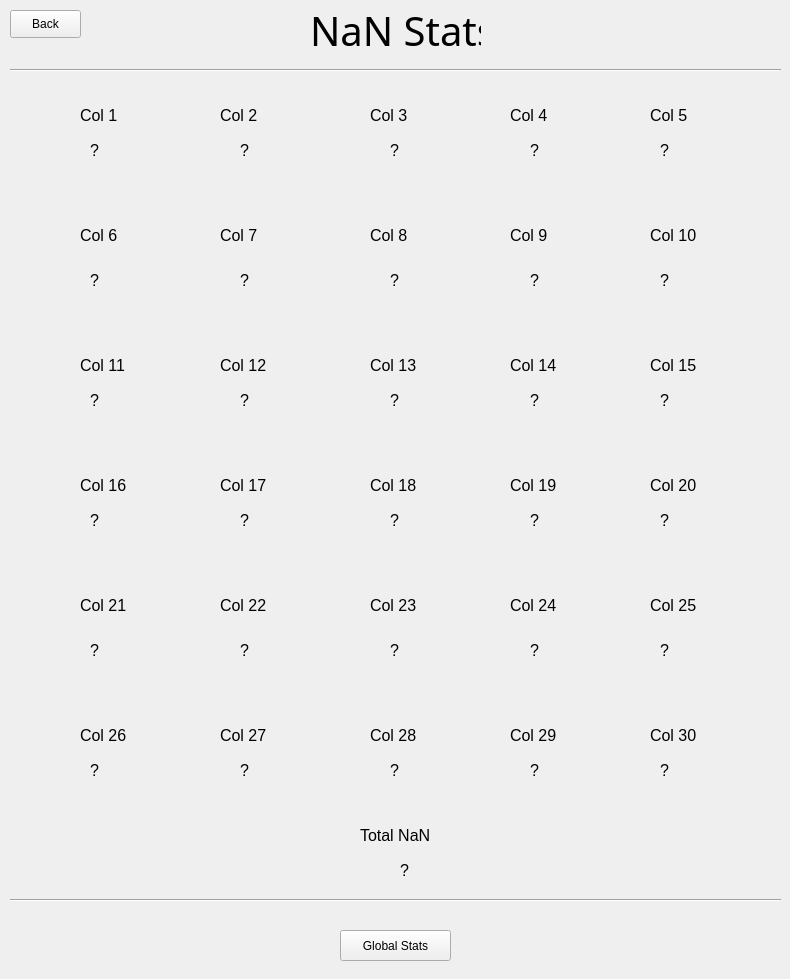
<?xml version="1.0" encoding="UTF-8"?>
<ui version="4.0">
 <class>MainWindow</class>
 <widget class="QMainWindow" name="MainWindow">
  <property name="geometry">
   <rect>
    <x>0</x>
    <y>0</y>
    <width>790</width>
    <height>979</height>
   </rect>
  </property>
  <property name="minimumSize">
   <size>
    <width>790</width>
    <height>677</height>
   </size>
  </property>
  <property name="maximumSize">
   <size>
    <width>10000</width>
    <height>10000</height>
   </size>
  </property>
  <property name="windowTitle">
   <string>MainWindow</string>
  </property>
  <widget class="QWidget" name="centralwidget">
   <widget class="QLabel" name="col_0">
    <property name="geometry">
     <rect>
      <x>80</x>
      <y>100</y>
      <width>101</width>
      <height>31</height>
     </rect>
    </property>
    <property name="font">
     <font>
      <pointsize>12</pointsize>
     </font>
    </property>
    <property name="text">
     <string>Col 1</string>
    </property>
   </widget>
   <widget class="QLabel" name="col_1">
    <property name="geometry">
     <rect>
      <x>220</x>
      <y>100</y>
      <width>101</width>
      <height>31</height>
     </rect>
    </property>
    <property name="font">
     <font>
      <pointsize>12</pointsize>
     </font>
    </property>
    <property name="text">
     <string>Col 2</string>
    </property>
   </widget>
   <widget class="QLabel" name="col_2">
    <property name="geometry">
     <rect>
      <x>370</x>
      <y>100</y>
      <width>101</width>
      <height>31</height>
     </rect>
    </property>
    <property name="font">
     <font>
      <pointsize>12</pointsize>
     </font>
    </property>
    <property name="text">
     <string>Col 3</string>
    </property>
   </widget>
   <widget class="QLabel" name="label_7">
    <property name="geometry">
     <rect>
      <x>310</x>
      <y>-10</y>
      <width>171</width>
      <height>81</height>
     </rect>
    </property>
    <property name="font">
     <font>
      <family>Agency FB</family>
      <pointsize>30</pointsize>
     </font>
    </property>
    <property name="text">
     <string>NaN Stats</string>
    </property>
   </widget>
   <widget class="QLabel" name="col_3">
    <property name="geometry">
     <rect>
      <x>510</x>
      <y>100</y>
      <width>91</width>
      <height>31</height>
     </rect>
    </property>
    <property name="font">
     <font>
      <pointsize>12</pointsize>
     </font>
    </property>
    <property name="text">
     <string>Col 4</string>
    </property>
   </widget>
   <widget class="QLabel" name="col_4">
    <property name="geometry">
     <rect>
      <x>650</x>
      <y>100</y>
      <width>121</width>
      <height>31</height>
     </rect>
    </property>
    <property name="font">
     <font>
      <pointsize>12</pointsize>
     </font>
    </property>
    <property name="text">
     <string>Col 5</string>
    </property>
   </widget>
   <widget class="QLabel" name="col_6">
    <property name="geometry">
     <rect>
      <x>220</x>
      <y>220</y>
      <width>101</width>
      <height>31</height>
     </rect>
    </property>
    <property name="font">
     <font>
      <pointsize>12</pointsize>
     </font>
    </property>
    <property name="text">
     <string>Col 7</string>
    </property>
   </widget>
   <widget class="QLabel" name="col_5">
    <property name="geometry">
     <rect>
      <x>80</x>
      <y>220</y>
      <width>101</width>
      <height>31</height>
     </rect>
    </property>
    <property name="font">
     <font>
      <pointsize>12</pointsize>
     </font>
    </property>
    <property name="text">
     <string>Col 6</string>
    </property>
   </widget>
   <widget class="QLabel" name="col_7">
    <property name="geometry">
     <rect>
      <x>370</x>
      <y>220</y>
      <width>101</width>
      <height>31</height>
     </rect>
    </property>
    <property name="font">
     <font>
      <pointsize>12</pointsize>
     </font>
    </property>
    <property name="text">
     <string>Col 8</string>
    </property>
   </widget>
   <widget class="QLabel" name="col_8">
    <property name="geometry">
     <rect>
      <x>510</x>
      <y>220</y>
      <width>101</width>
      <height>31</height>
     </rect>
    </property>
    <property name="font">
     <font>
      <pointsize>12</pointsize>
     </font>
    </property>
    <property name="text">
     <string>Col 9</string>
    </property>
   </widget>
   <widget class="QLabel" name="col_9">
    <property name="geometry">
     <rect>
      <x>650</x>
      <y>220</y>
      <width>131</width>
      <height>31</height>
     </rect>
    </property>
    <property name="font">
     <font>
      <pointsize>12</pointsize>
     </font>
    </property>
    <property name="text">
     <string>Col 10</string>
    </property>
   </widget>
   <widget class="QLabel" name="col_11">
    <property name="geometry">
     <rect>
      <x>220</x>
      <y>350</y>
      <width>111</width>
      <height>31</height>
     </rect>
    </property>
    <property name="font">
     <font>
      <pointsize>12</pointsize>
     </font>
    </property>
    <property name="text">
     <string>Col 12</string>
    </property>
   </widget>
   <widget class="QLabel" name="col_10">
    <property name="geometry">
     <rect>
      <x>80</x>
      <y>350</y>
      <width>111</width>
      <height>31</height>
     </rect>
    </property>
    <property name="font">
     <font>
      <pointsize>12</pointsize>
     </font>
    </property>
    <property name="text">
     <string>Col 11</string>
    </property>
   </widget>
   <widget class="QLabel" name="nan_14">
    <property name="geometry">
     <rect>
      <x>660</x>
      <y>390</y>
      <width>71</width>
      <height>20</height>
     </rect>
    </property>
    <property name="font">
     <font>
      <pointsize>12</pointsize>
     </font>
    </property>
    <property name="text">
     <string>?</string>
    </property>
   </widget>
   <widget class="QLabel" name="col_12">
    <property name="geometry">
     <rect>
      <x>370</x>
      <y>350</y>
      <width>111</width>
      <height>31</height>
     </rect>
    </property>
    <property name="font">
     <font>
      <pointsize>12</pointsize>
     </font>
    </property>
    <property name="text">
     <string>Col 13</string>
    </property>
   </widget>
   <widget class="QLabel" name="col_13">
    <property name="geometry">
     <rect>
      <x>510</x>
      <y>350</y>
      <width>71</width>
      <height>31</height>
     </rect>
    </property>
    <property name="font">
     <font>
      <pointsize>12</pointsize>
     </font>
    </property>
    <property name="text">
     <string>Col 14</string>
    </property>
   </widget>
   <widget class="QLabel" name="col_14">
    <property name="geometry">
     <rect>
      <x>650</x>
      <y>350</y>
      <width>141</width>
      <height>31</height>
     </rect>
    </property>
    <property name="font">
     <font>
      <pointsize>12</pointsize>
     </font>
    </property>
    <property name="text">
     <string>Col 15</string>
    </property>
   </widget>
   <widget class="QPushButton" name="g_button">
    <property name="geometry">
     <rect>
      <x>340</x>
      <y>930</y>
      <width>111</width>
      <height>31</height>
     </rect>
    </property>
    <property name="text">
     <string>Global Stats</string>
    </property>
   </widget>
   <widget class="Line" name="line">
    <property name="geometry">
     <rect>
      <x>10</x>
      <y>60</y>
      <width>771</width>
      <height>20</height>
     </rect>
    </property>
    <property name="orientation">
     <enum>Qt::Horizontal</enum>
    </property>
   </widget>
   <widget class="Line" name="line_2">
    <property name="geometry">
     <rect>
      <x>10</x>
      <y>890</y>
      <width>771</width>
      <height>20</height>
     </rect>
    </property>
    <property name="orientation">
     <enum>Qt::Horizontal</enum>
    </property>
   </widget>
   <widget class="QLabel" name="nan_13">
    <property name="geometry">
     <rect>
      <x>530</x>
      <y>390</y>
      <width>71</width>
      <height>20</height>
     </rect>
    </property>
    <property name="font">
     <font>
      <pointsize>12</pointsize>
     </font>
    </property>
    <property name="text">
     <string>?</string>
    </property>
   </widget>
   <widget class="QLabel" name="nan_12">
    <property name="geometry">
     <rect>
      <x>390</x>
      <y>390</y>
      <width>71</width>
      <height>20</height>
     </rect>
    </property>
    <property name="font">
     <font>
      <pointsize>12</pointsize>
     </font>
    </property>
    <property name="text">
     <string>?</string>
    </property>
   </widget>
   <widget class="QLabel" name="nan_11">
    <property name="geometry">
     <rect>
      <x>240</x>
      <y>390</y>
      <width>71</width>
      <height>20</height>
     </rect>
    </property>
    <property name="font">
     <font>
      <pointsize>12</pointsize>
     </font>
    </property>
    <property name="text">
     <string>?</string>
    </property>
   </widget>
   <widget class="QLabel" name="nan_10">
    <property name="geometry">
     <rect>
      <x>90</x>
      <y>390</y>
      <width>71</width>
      <height>20</height>
     </rect>
    </property>
    <property name="font">
     <font>
      <pointsize>12</pointsize>
     </font>
    </property>
    <property name="text">
     <string>?</string>
    </property>
   </widget>
   <widget class="QLabel" name="nan_8">
    <property name="geometry">
     <rect>
      <x>530</x>
      <y>270</y>
      <width>71</width>
      <height>20</height>
     </rect>
    </property>
    <property name="font">
     <font>
      <pointsize>12</pointsize>
     </font>
    </property>
    <property name="text">
     <string>?</string>
    </property>
   </widget>
   <widget class="QLabel" name="nan_9">
    <property name="geometry">
     <rect>
      <x>660</x>
      <y>270</y>
      <width>71</width>
      <height>20</height>
     </rect>
    </property>
    <property name="font">
     <font>
      <pointsize>12</pointsize>
     </font>
    </property>
    <property name="text">
     <string>?</string>
    </property>
   </widget>
   <widget class="QLabel" name="nan_7">
    <property name="geometry">
     <rect>
      <x>390</x>
      <y>270</y>
      <width>71</width>
      <height>20</height>
     </rect>
    </property>
    <property name="font">
     <font>
      <pointsize>12</pointsize>
     </font>
    </property>
    <property name="text">
     <string>?</string>
    </property>
   </widget>
   <widget class="QLabel" name="nan_5">
    <property name="geometry">
     <rect>
      <x>90</x>
      <y>270</y>
      <width>71</width>
      <height>20</height>
     </rect>
    </property>
    <property name="font">
     <font>
      <pointsize>12</pointsize>
     </font>
    </property>
    <property name="text">
     <string>?</string>
    </property>
   </widget>
   <widget class="QLabel" name="nan_6">
    <property name="geometry">
     <rect>
      <x>240</x>
      <y>270</y>
      <width>71</width>
      <height>20</height>
     </rect>
    </property>
    <property name="font">
     <font>
      <pointsize>12</pointsize>
     </font>
    </property>
    <property name="text">
     <string>?</string>
    </property>
   </widget>
   <widget class="QLabel" name="nan_3">
    <property name="geometry">
     <rect>
      <x>530</x>
      <y>140</y>
      <width>71</width>
      <height>20</height>
     </rect>
    </property>
    <property name="font">
     <font>
      <pointsize>12</pointsize>
     </font>
    </property>
    <property name="text">
     <string>?</string>
    </property>
   </widget>
   <widget class="QLabel" name="nan_4">
    <property name="geometry">
     <rect>
      <x>660</x>
      <y>140</y>
      <width>71</width>
      <height>20</height>
     </rect>
    </property>
    <property name="font">
     <font>
      <pointsize>12</pointsize>
     </font>
    </property>
    <property name="text">
     <string>?</string>
    </property>
   </widget>
   <widget class="QLabel" name="nan_2">
    <property name="geometry">
     <rect>
      <x>390</x>
      <y>140</y>
      <width>71</width>
      <height>20</height>
     </rect>
    </property>
    <property name="font">
     <font>
      <pointsize>12</pointsize>
     </font>
    </property>
    <property name="text">
     <string>?</string>
    </property>
   </widget>
   <widget class="QLabel" name="nan_0">
    <property name="geometry">
     <rect>
      <x>90</x>
      <y>140</y>
      <width>71</width>
      <height>20</height>
     </rect>
    </property>
    <property name="font">
     <font>
      <pointsize>12</pointsize>
     </font>
    </property>
    <property name="text">
     <string>?</string>
    </property>
   </widget>
   <widget class="QLabel" name="nan_1">
    <property name="geometry">
     <rect>
      <x>240</x>
      <y>140</y>
      <width>71</width>
      <height>20</height>
     </rect>
    </property>
    <property name="font">
     <font>
      <pointsize>12</pointsize>
     </font>
    </property>
    <property name="text">
     <string>?</string>
    </property>
   </widget>
   <widget class="QLabel" name="nan_total">
    <property name="geometry">
     <rect>
      <x>400</x>
      <y>860</y>
      <width>71</width>
      <height>20</height>
     </rect>
    </property>
    <property name="font">
     <font>
      <pointsize>12</pointsize>
     </font>
    </property>
    <property name="text">
     <string>?</string>
    </property>
   </widget>
   <widget class="QLabel" name="col_total">
    <property name="geometry">
     <rect>
      <x>360</x>
      <y>820</y>
      <width>141</width>
      <height>31</height>
     </rect>
    </property>
    <property name="font">
     <font>
      <pointsize>12</pointsize>
     </font>
    </property>
    <property name="text">
     <string>Total NaN</string>
    </property>
   </widget>
   <widget class="QLabel" name="col_22">
    <property name="geometry">
     <rect>
      <x>370</x>
      <y>590</y>
      <width>101</width>
      <height>31</height>
     </rect>
    </property>
    <property name="font">
     <font>
      <pointsize>12</pointsize>
     </font>
    </property>
    <property name="text">
     <string>Col 23</string>
    </property>
   </widget>
   <widget class="QLabel" name="nan_22">
    <property name="geometry">
     <rect>
      <x>390</x>
      <y>640</y>
      <width>71</width>
      <height>20</height>
     </rect>
    </property>
    <property name="font">
     <font>
      <pointsize>12</pointsize>
     </font>
    </property>
    <property name="text">
     <string>?</string>
    </property>
   </widget>
   <widget class="QLabel" name="nan_25">
    <property name="geometry">
     <rect>
      <x>90</x>
      <y>760</y>
      <width>71</width>
      <height>20</height>
     </rect>
    </property>
    <property name="font">
     <font>
      <pointsize>12</pointsize>
     </font>
    </property>
    <property name="text">
     <string>?</string>
    </property>
   </widget>
   <widget class="QLabel" name="col_21">
    <property name="geometry">
     <rect>
      <x>220</x>
      <y>590</y>
      <width>101</width>
      <height>31</height>
     </rect>
    </property>
    <property name="font">
     <font>
      <pointsize>12</pointsize>
     </font>
    </property>
    <property name="text">
     <string>Col 22</string>
    </property>
   </widget>
   <widget class="QLabel" name="nan_20">
    <property name="geometry">
     <rect>
      <x>90</x>
      <y>640</y>
      <width>71</width>
      <height>20</height>
     </rect>
    </property>
    <property name="font">
     <font>
      <pointsize>12</pointsize>
     </font>
    </property>
    <property name="text">
     <string>?</string>
    </property>
   </widget>
   <widget class="QLabel" name="nan_18">
    <property name="geometry">
     <rect>
      <x>530</x>
      <y>510</y>
      <width>71</width>
      <height>20</height>
     </rect>
    </property>
    <property name="font">
     <font>
      <pointsize>12</pointsize>
     </font>
    </property>
    <property name="text">
     <string>?</string>
    </property>
   </widget>
   <widget class="QLabel" name="nan_26">
    <property name="geometry">
     <rect>
      <x>240</x>
      <y>760</y>
      <width>71</width>
      <height>20</height>
     </rect>
    </property>
    <property name="font">
     <font>
      <pointsize>12</pointsize>
     </font>
    </property>
    <property name="text">
     <string>?</string>
    </property>
   </widget>
   <widget class="QLabel" name="nan_19">
    <property name="geometry">
     <rect>
      <x>660</x>
      <y>510</y>
      <width>71</width>
      <height>20</height>
     </rect>
    </property>
    <property name="font">
     <font>
      <pointsize>12</pointsize>
     </font>
    </property>
    <property name="text">
     <string>?</string>
    </property>
   </widget>
   <widget class="QLabel" name="nan_28">
    <property name="geometry">
     <rect>
      <x>530</x>
      <y>760</y>
      <width>71</width>
      <height>20</height>
     </rect>
    </property>
    <property name="font">
     <font>
      <pointsize>12</pointsize>
     </font>
    </property>
    <property name="text">
     <string>?</string>
    </property>
   </widget>
   <widget class="QLabel" name="col_24">
    <property name="geometry">
     <rect>
      <x>650</x>
      <y>590</y>
      <width>131</width>
      <height>31</height>
     </rect>
    </property>
    <property name="font">
     <font>
      <pointsize>12</pointsize>
     </font>
    </property>
    <property name="text">
     <string>Col 25</string>
    </property>
   </widget>
   <widget class="QLabel" name="nan_29">
    <property name="geometry">
     <rect>
      <x>660</x>
      <y>760</y>
      <width>71</width>
      <height>20</height>
     </rect>
    </property>
    <property name="font">
     <font>
      <pointsize>12</pointsize>
     </font>
    </property>
    <property name="text">
     <string>?</string>
    </property>
   </widget>
   <widget class="QLabel" name="col_26">
    <property name="geometry">
     <rect>
      <x>220</x>
      <y>720</y>
      <width>111</width>
      <height>31</height>
     </rect>
    </property>
    <property name="font">
     <font>
      <pointsize>12</pointsize>
     </font>
    </property>
    <property name="text">
     <string>Col 27</string>
    </property>
   </widget>
   <widget class="QLabel" name="col_20">
    <property name="geometry">
     <rect>
      <x>80</x>
      <y>590</y>
      <width>101</width>
      <height>31</height>
     </rect>
    </property>
    <property name="font">
     <font>
      <pointsize>12</pointsize>
     </font>
    </property>
    <property name="text">
     <string>Col 21</string>
    </property>
   </widget>
   <widget class="QLabel" name="nan_17">
    <property name="geometry">
     <rect>
      <x>390</x>
      <y>510</y>
      <width>71</width>
      <height>20</height>
     </rect>
    </property>
    <property name="font">
     <font>
      <pointsize>12</pointsize>
     </font>
    </property>
    <property name="text">
     <string>?</string>
    </property>
   </widget>
   <widget class="QLabel" name="col_16">
    <property name="geometry">
     <rect>
      <x>220</x>
      <y>470</y>
      <width>101</width>
      <height>31</height>
     </rect>
    </property>
    <property name="font">
     <font>
      <pointsize>12</pointsize>
     </font>
    </property>
    <property name="text">
     <string>Col 17</string>
    </property>
   </widget>
   <widget class="QLabel" name="col_18">
    <property name="geometry">
     <rect>
      <x>510</x>
      <y>470</y>
      <width>91</width>
      <height>31</height>
     </rect>
    </property>
    <property name="font">
     <font>
      <pointsize>12</pointsize>
     </font>
    </property>
    <property name="text">
     <string>Col 19</string>
    </property>
   </widget>
   <widget class="QLabel" name="col_28">
    <property name="geometry">
     <rect>
      <x>510</x>
      <y>720</y>
      <width>71</width>
      <height>31</height>
     </rect>
    </property>
    <property name="font">
     <font>
      <pointsize>12</pointsize>
     </font>
    </property>
    <property name="text">
     <string>Col 29</string>
    </property>
   </widget>
   <widget class="QLabel" name="nan_21">
    <property name="geometry">
     <rect>
      <x>240</x>
      <y>640</y>
      <width>71</width>
      <height>20</height>
     </rect>
    </property>
    <property name="font">
     <font>
      <pointsize>12</pointsize>
     </font>
    </property>
    <property name="text">
     <string>?</string>
    </property>
   </widget>
   <widget class="QLabel" name="nan_16">
    <property name="geometry">
     <rect>
      <x>240</x>
      <y>510</y>
      <width>71</width>
      <height>20</height>
     </rect>
    </property>
    <property name="font">
     <font>
      <pointsize>12</pointsize>
     </font>
    </property>
    <property name="text">
     <string>?</string>
    </property>
   </widget>
   <widget class="QLabel" name="nan_23">
    <property name="geometry">
     <rect>
      <x>530</x>
      <y>640</y>
      <width>71</width>
      <height>20</height>
     </rect>
    </property>
    <property name="font">
     <font>
      <pointsize>12</pointsize>
     </font>
    </property>
    <property name="text">
     <string>?</string>
    </property>
   </widget>
   <widget class="QLabel" name="col_19">
    <property name="geometry">
     <rect>
      <x>650</x>
      <y>470</y>
      <width>121</width>
      <height>31</height>
     </rect>
    </property>
    <property name="font">
     <font>
      <pointsize>12</pointsize>
     </font>
    </property>
    <property name="text">
     <string>Col 20</string>
    </property>
   </widget>
   <widget class="QLabel" name="nan_15">
    <property name="geometry">
     <rect>
      <x>90</x>
      <y>510</y>
      <width>71</width>
      <height>20</height>
     </rect>
    </property>
    <property name="font">
     <font>
      <pointsize>12</pointsize>
     </font>
    </property>
    <property name="text">
     <string>?</string>
    </property>
   </widget>
   <widget class="QLabel" name="col_15">
    <property name="geometry">
     <rect>
      <x>80</x>
      <y>470</y>
      <width>101</width>
      <height>31</height>
     </rect>
    </property>
    <property name="font">
     <font>
      <pointsize>12</pointsize>
     </font>
    </property>
    <property name="text">
     <string>Col 16</string>
    </property>
   </widget>
   <widget class="QLabel" name="nan_24">
    <property name="geometry">
     <rect>
      <x>660</x>
      <y>640</y>
      <width>71</width>
      <height>20</height>
     </rect>
    </property>
    <property name="font">
     <font>
      <pointsize>12</pointsize>
     </font>
    </property>
    <property name="text">
     <string>?</string>
    </property>
   </widget>
   <widget class="QLabel" name="col_23">
    <property name="geometry">
     <rect>
      <x>510</x>
      <y>590</y>
      <width>101</width>
      <height>31</height>
     </rect>
    </property>
    <property name="font">
     <font>
      <pointsize>12</pointsize>
     </font>
    </property>
    <property name="text">
     <string>Col 24</string>
    </property>
   </widget>
   <widget class="QLabel" name="col_25">
    <property name="geometry">
     <rect>
      <x>80</x>
      <y>720</y>
      <width>111</width>
      <height>31</height>
     </rect>
    </property>
    <property name="font">
     <font>
      <pointsize>12</pointsize>
     </font>
    </property>
    <property name="text">
     <string>Col 26</string>
    </property>
   </widget>
   <widget class="QLabel" name="col_17">
    <property name="geometry">
     <rect>
      <x>370</x>
      <y>470</y>
      <width>101</width>
      <height>31</height>
     </rect>
    </property>
    <property name="font">
     <font>
      <pointsize>12</pointsize>
     </font>
    </property>
    <property name="text">
     <string>Col 18</string>
    </property>
   </widget>
   <widget class="QLabel" name="nan_27">
    <property name="geometry">
     <rect>
      <x>390</x>
      <y>760</y>
      <width>71</width>
      <height>20</height>
     </rect>
    </property>
    <property name="font">
     <font>
      <pointsize>12</pointsize>
     </font>
    </property>
    <property name="text">
     <string>?</string>
    </property>
   </widget>
   <widget class="QLabel" name="col_27">
    <property name="geometry">
     <rect>
      <x>370</x>
      <y>720</y>
      <width>111</width>
      <height>31</height>
     </rect>
    </property>
    <property name="font">
     <font>
      <pointsize>12</pointsize>
     </font>
    </property>
    <property name="text">
     <string>Col 28</string>
    </property>
   </widget>
   <widget class="QLabel" name="col_29">
    <property name="geometry">
     <rect>
      <x>650</x>
      <y>720</y>
      <width>141</width>
      <height>31</height>
     </rect>
    </property>
    <property name="font">
     <font>
      <pointsize>12</pointsize>
     </font>
    </property>
    <property name="text">
     <string>Col 30</string>
    </property>
   </widget>
   <widget class="QPushButton" name="back">
    <property name="geometry">
     <rect>
      <x>10</x>
      <y>10</y>
      <width>71</width>
      <height>28</height>
     </rect>
    </property>
    <property name="text">
     <string>Back</string>
    </property>
   </widget>
  </widget>
 </widget>
 <resources/>
 <connections/>
</ui>
